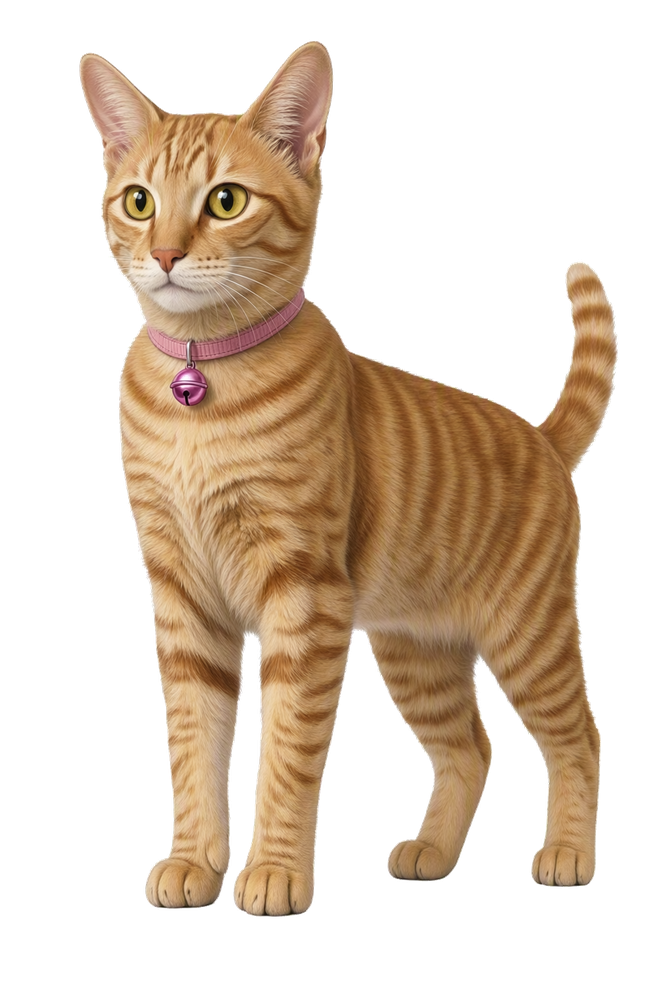
#> input picture art_sources/walk/ami_walk_base_rgba.png, 667 x 1000 px, shrunk from 1024 x 1536 before the run
$ python matte_base.py ../art_sources/walk/ami_walk_base_rgba.png
#> lines starting #> are read from the running program, lines starting #| are printed output that depends on the picture; after the words box and inside, x2 and y2 are one past the last pixel; in counts of white or black regions, pixels touching at a corner belong together
"""Cut a flat-background reference image into a soft-edged RGBA matte.

    python tools/matte_base.py ART.png WORK_DIR

Writes WORK_DIR/base_rgba.png and a magenta composite for visual checking.
"""
import argparse
import sys
from pathlib import Path

import numpy as np
from PIL import Image
from scipy import ndimage


def main():
    ap = argparse.ArgumentParser(description=__doc__)
    ap.add_argument("src", help="reference image with a flat background")
    ap.add_argument("out_dir", nargs="?", default=".", help="directory for base_rgba.png (default: .)")
    ap.add_argument("--threshold", type=int, default=18, help="colour distance that counts as foreground")
    ap.add_argument("--solid-interior", type=int, default=0,
                    help="erode silhouette by N px and force interior alpha=255 (prevents grey fur/muzzle bleed)")
    args = ap.parse_args()

    src = Path(args.src)
    out_dir = Path(args.out_dir)
    out_dir.mkdir(parents=True, exist_ok=True)

    im = Image.open(src).convert("RGB")
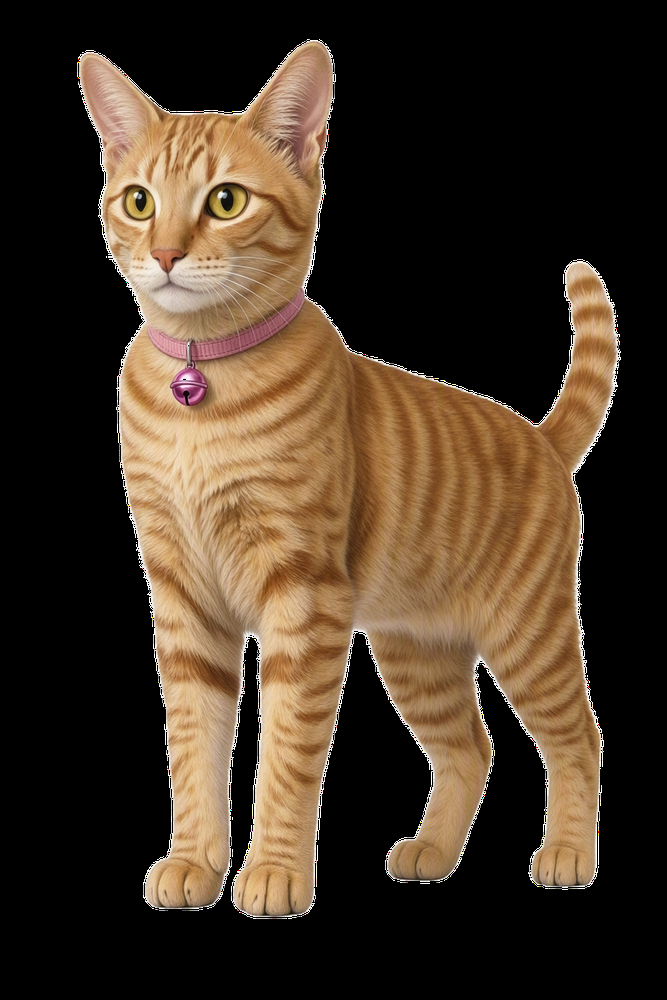
#> im: PIL image 667x1000 RGB; mean R, G, B 69.2, 53.8, 38.3
    a = np.asarray(im).astype(np.int32)
    h, w = a.shape[:2]
#> h = 1000; w = 667
    print("size", w, "x", h)
#| size 667 x 1000

    margin = min(20, h // 4, w // 4)
#> margin = 20
    corners = np.concatenate([a[:margin, :margin].reshape(-1, 3), a[:margin, -margin:].reshape(-1, 3),
                              a[-margin:, :margin].reshape(-1, 3), a[-margin:, -margin:].reshape(-1, 3)])
#> corners = 1600 rows, first 8: [0, 0, 0], [0, 0, 0], [0, 0, 0], [0, 0, 0], [0, 0, 0], [0, 0, 0], [0, 0, 0], [0, 0, 0]
    bg = np.median(corners, 0)
#> bg = [0, 0, 0]
    print("bg median", bg, "std", corners.std(0).round(2))
#| bg median [0. 0. 0.] std [0. 0. 0.]

    d = np.abs(a - bg).max(axis=2)
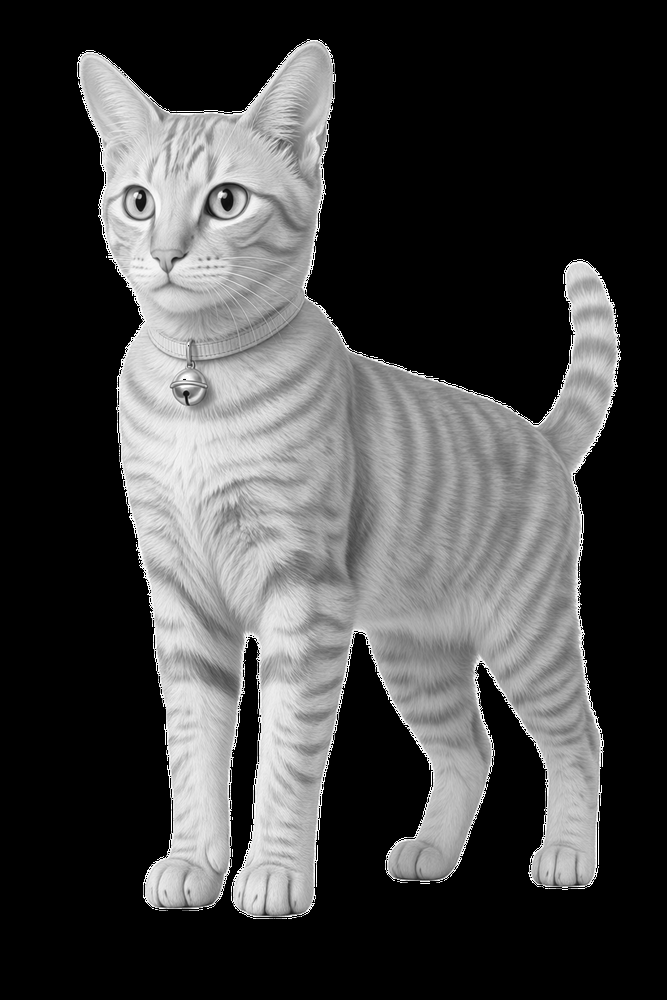
#> d: shape (1000, 667) float64; min 0, max 255, mean 69.2
    print("distance histogram (unique-ish):")
    for t in [4, 8, 12, 20, 30, 45]:
        print(f"  d>{t}: {(d > t).sum()}")
#> this loop made 6 passes
#|   d>4: 263322
#|   d>8: 263317
#|   d>12: 263309
#|   d>20: 263155
#|   d>30: 262957
#|   d>45: 262805

    fg_raw = d > args.threshold
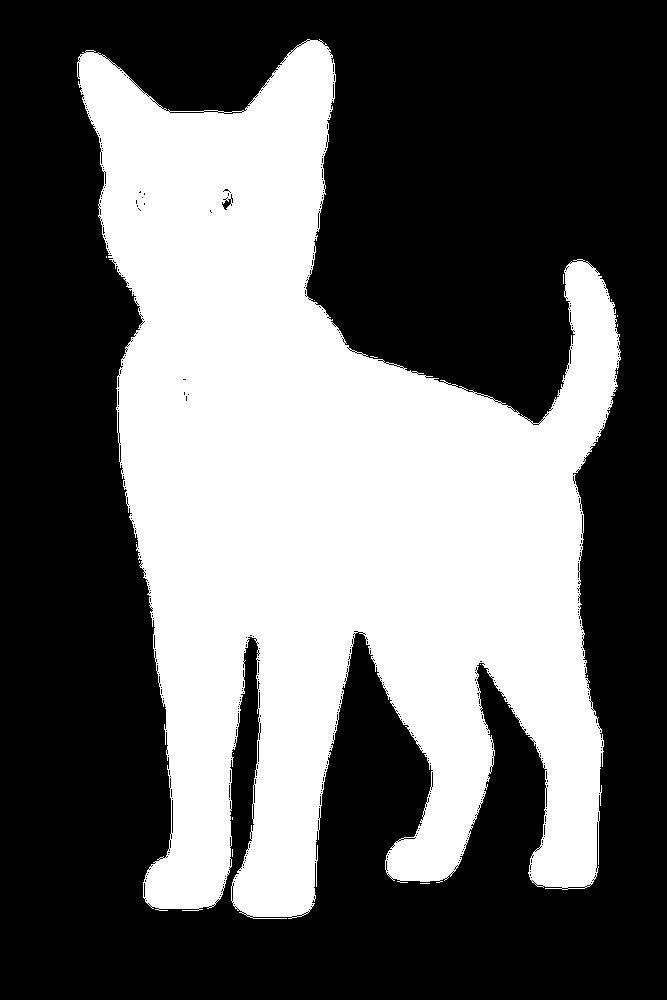
#> fg_raw: shape (1000, 667) bool; 39.5% white; 17 white regions (16 under 20 px), largest, box (x1, y1, x2, y2) and area: (77, 39, 621, 919) 263147
    fg_raw = ndimage.binary_closing(fg_raw, np.ones((5, 5), bool))
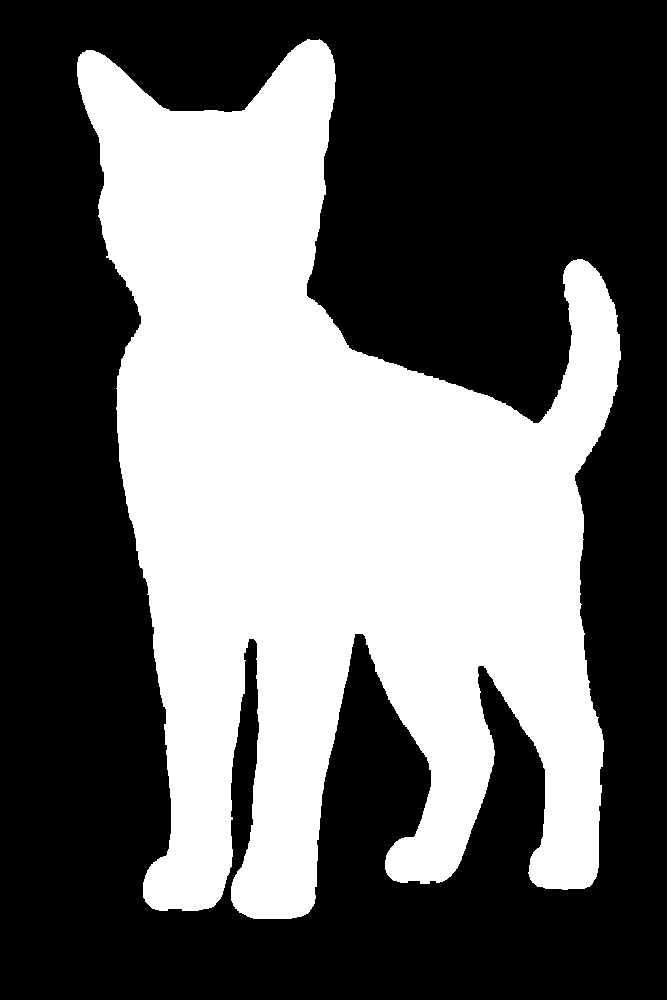
#> fg_raw: shape (1000, 667) bool; 40% white; 1 white region, box (x1, y1, x2, y2) and area: (77, 39, 621, 919) 266739
    fg_raw = ndimage.binary_fill_holes(fg_raw)
    lab, n = ndimage.label(fg_raw)
#> n = 1
    counts = np.bincount(lab.ravel())
#> counts = [400261, 266739]
    counts[0] = 0
    keep = np.argmax(counts)
#> keep = 1
    m = lab == keep
    print("components", n, "biggest", int(counts[keep]), "of image", w * h)
#| components 1 biggest 266739 of image 667000
    ys, xs = np.nonzero(m)
    print("bbox x%d-%d y%d-%d  (%dx%d)" % (xs.min(), xs.max(), ys.min(), ys.max(),
                                           xs.max() - xs.min() + 1, ys.max() - ys.min() + 1))
#| bbox x77-620 y39-918  (544x880)

    # soft alpha from the distance, so the silhouette edge is not stair-stepped
    soft_lo = args.threshold / 3
    alpha = np.clip((d - soft_lo) / (args.threshold - soft_lo), 0, 1) * m
    if args.solid_interior > 0:
        interior = ndimage.binary_erosion(m, iterations=args.solid_interior)
        alpha = np.where(interior, 1.0, alpha)
    out = np.dstack([a, (alpha * 255).round()]).astype(np.uint8)
    out[alpha < 0.02] = 0
#> out: shape (1000, 667, 4); mean R, G, B, A 69.2, 53.8, 38.3, 100.7
    Image.fromarray(out, "RGBA").save(out_dir / "base_rgba.png")

    al = out[..., 3:4] / 255.0
    comp = (out[..., :3] * al + np.array([255, 0, 255]) * (1 - al)).astype(np.uint8)
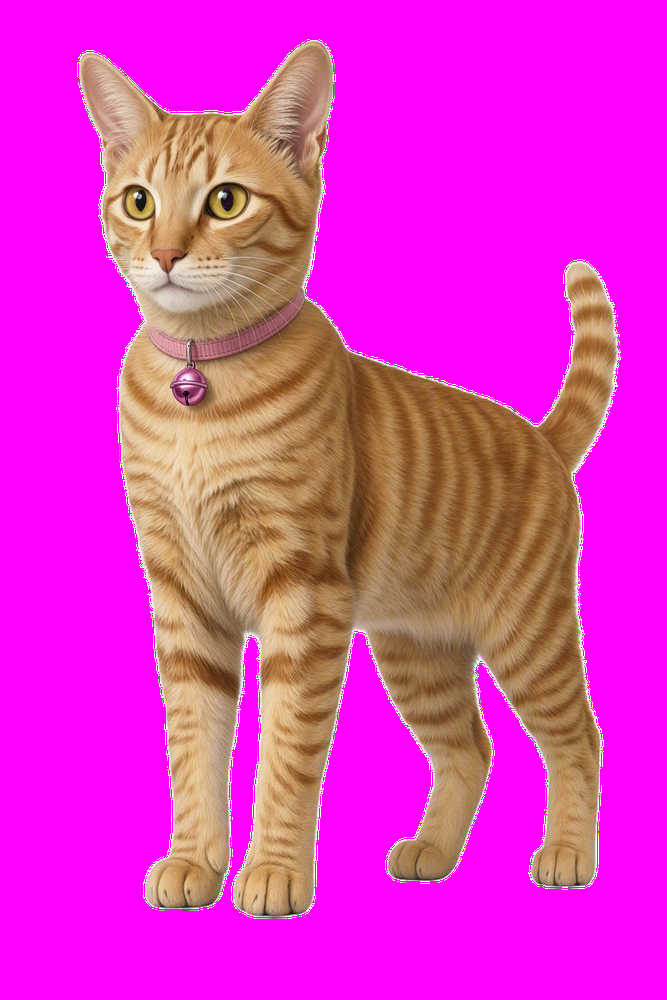
#> comp: shape (1000, 667, 3); mean R, G, B 223.5, 53.8, 192.6
    Image.fromarray(comp).save(out_dir / "base_check.png")
    print("saved", out_dir / "base_rgba.png")


if __name__ == "__main__":
    sys.stdout.reconfigure(encoding="utf-8", errors="replace")
    main()

$ run again, on art_sources/walk/cat_walk_base_rgba.png
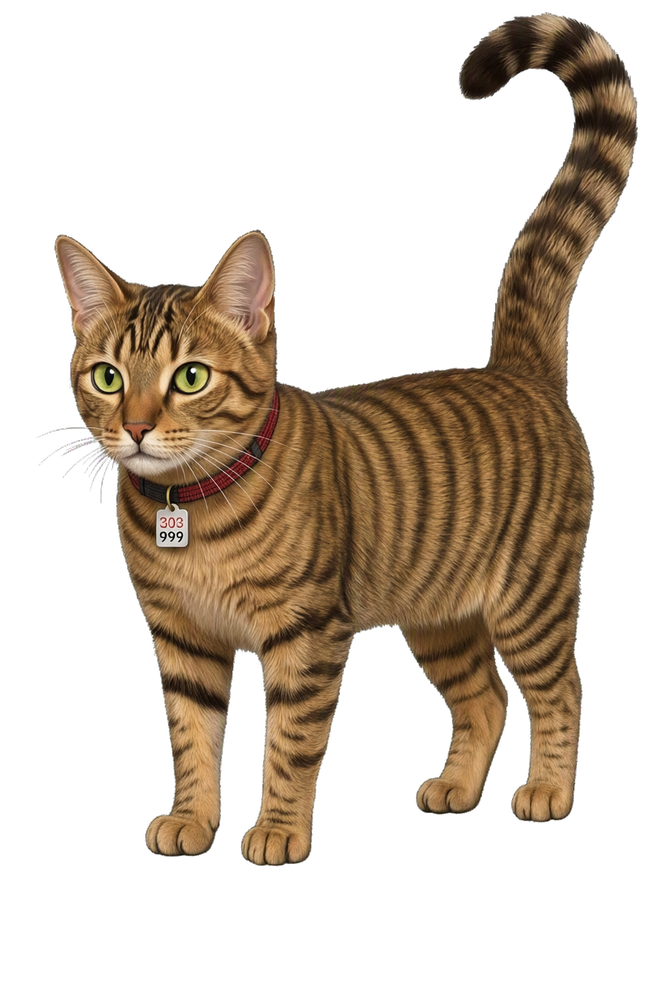
#> input picture art_sources/walk/cat_walk_base_rgba.png, 667 x 1000 px, shrunk from 1024 x 1536 before the run
#| size 667 x 1000
#> corners = 1600 rows, first 8: [0, 0, 0], [0, 0, 0], [0, 0, 0], [0, 0, 0], [0, 0, 0], [0, 0, 0], [0, 0, 0], [0, 0, 0]
#> bg = [0, 0, 0]
#| bg median [0. 0. 0.] std [0. 0. 0.]
#> the loop in main, `for t in [4, 8, 12, 20, 30, 45]:` made 6 passes
#|   d>4: 236070
#|   d>8: 236014
#|   d>12: 235957
#|   d>20: 235486
#|   d>30: 233160
#> (further printed lines are left out)
#> in main, `fg_raw = ndimage.binary_closing(fg_raw, np.ones((5, 5), bool))`:
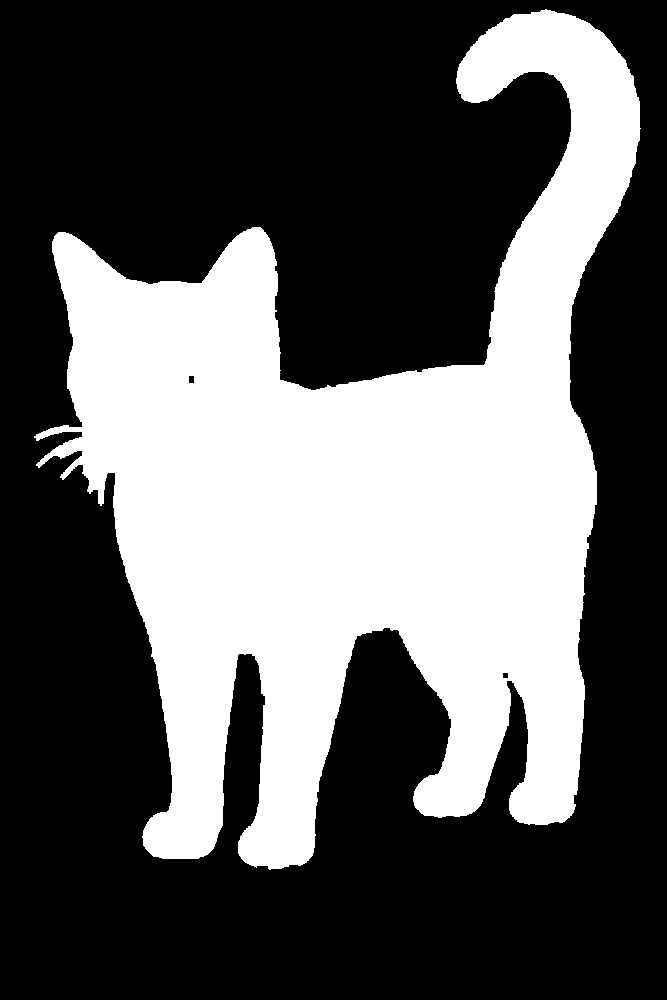
#> fg_raw: shape (1000, 667) bool; 36% white; 1 white region, box (x1, y1, x2, y2) and area: (34, 9, 641, 870) 240184
#> lab: shape (1000, 667) int32; values 0 (black) and 1 (white), 36% white; 1 white region, box (x1, y1, x2, y2) and area: (34, 9, 641, 870) 240244
#> n = 1
#> counts = [426756, 240244]
#> keep = 1
#| components 1 biggest 240244 of image 667000
#| bbox x34-640 y9-869  (607x861)
#> in main, `comp = (out[..., :3] * al + np.array([255, 0, 255]) * (1 - al)).astype..`:
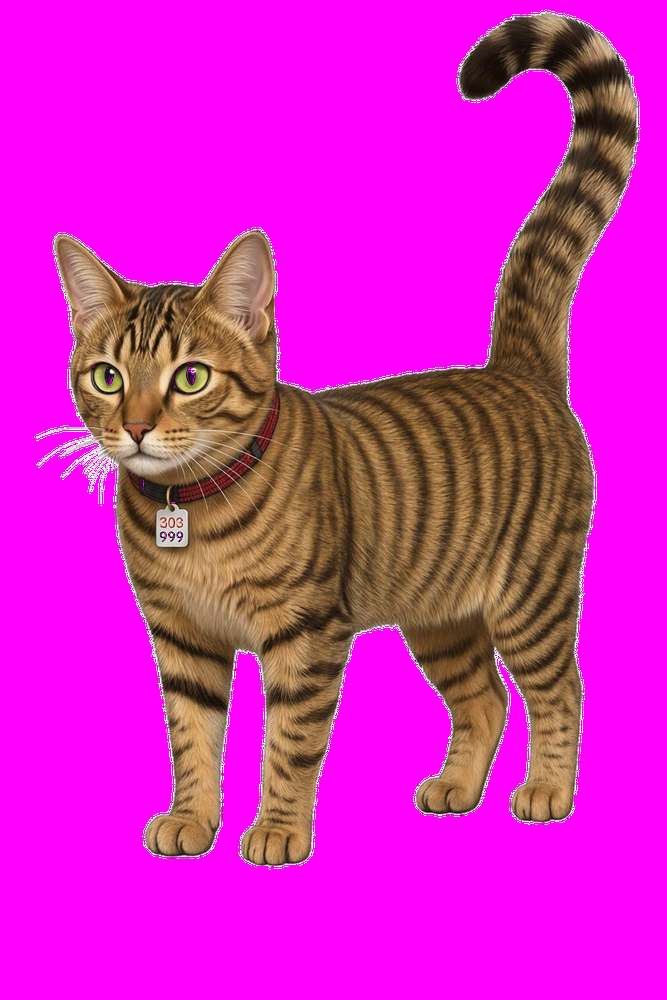
#> comp: shape (1000, 667, 3); mean R, G, B 211.8, 36.2, 189.5

$ run again, on art_sources/walk/kk_walk_base_rgba.png
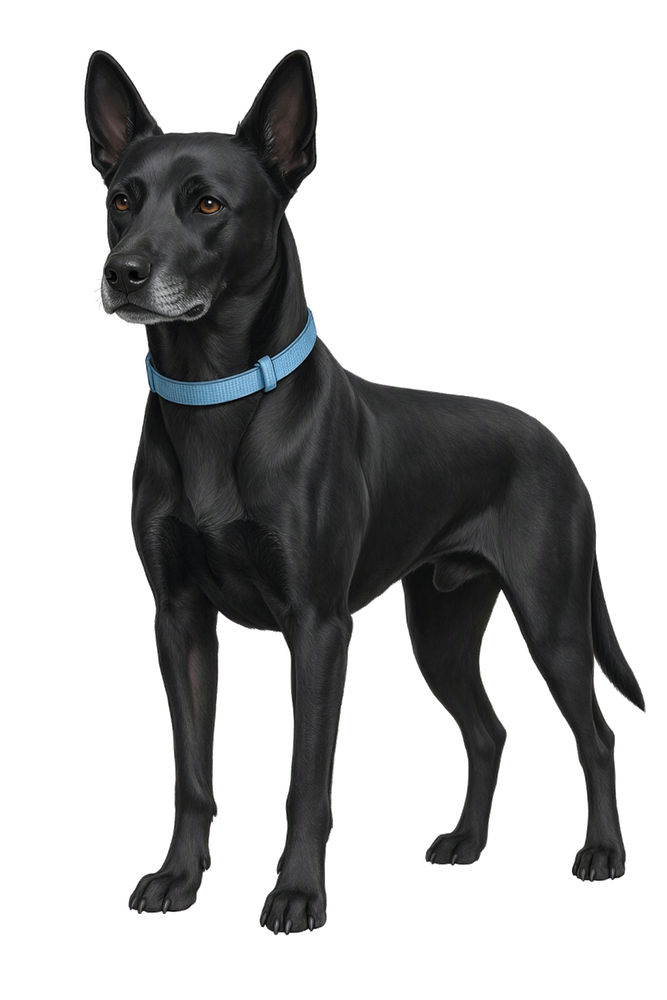
#> input picture art_sources/walk/kk_walk_base_rgba.png, 667 x 1000 px, shrunk from 1024 x 1536 before the run
#| size 667 x 1000
#> corners = 1600 rows, first 8: [0, 0, 0], [0, 0, 0], [0, 0, 0], [0, 0, 0], [0, 0, 0], [0, 0, 0], [0, 0, 0], [0, 0, 0]
#> bg = [0, 0, 0]
#| bg median [0. 0. 0.] std [0. 0. 0.]
#> the loop in main, `for t in [4, 8, 12, 20, 30, 45]:` made 6 passes
#|   d>4: 222346
#|   d>8: 222115
#|   d>12: 221741
#|   d>20: 207967
#|   d>30: 171566
#> (further printed lines are left out)
#> in main, `fg_raw = ndimage.binary_fill_holes(fg_raw)`:
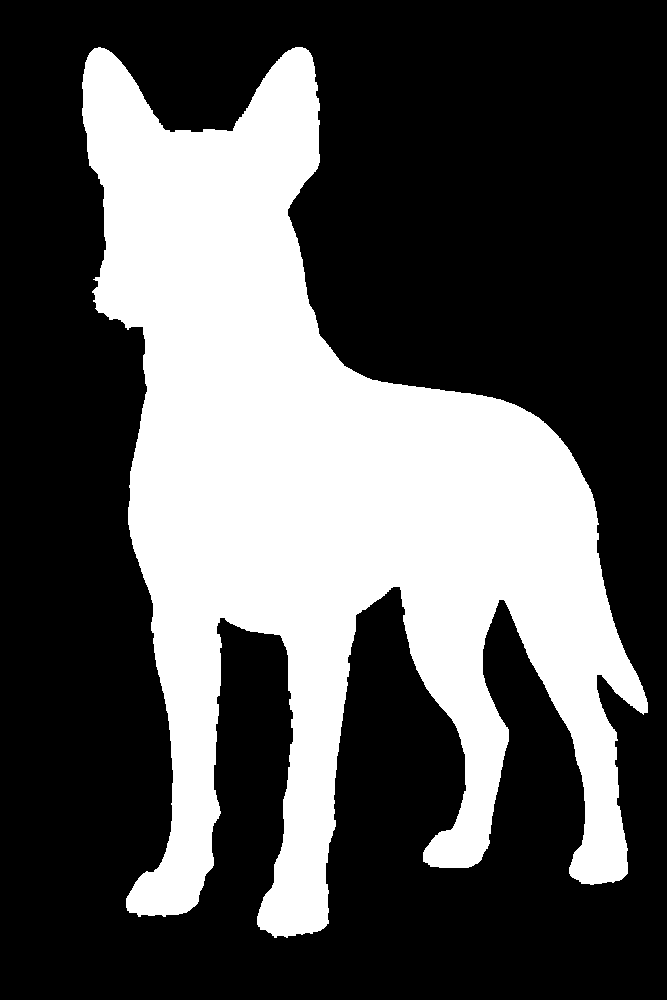
#> fg_raw: shape (1000, 667) bool; 33.9% white; 1 white region, box (x1, y1, x2, y2) and area: (82, 47, 648, 938) 226131
#> n = 1
#> counts = [440869, 226131]
#> keep = 1
#| components 1 biggest 226131 of image 667000
#| bbox x82-647 y47-937  (566x891)
#> in main, `comp = (out[..., :3] * al + np.array([255, 0, 255]) * (1 - al)).astype..`:
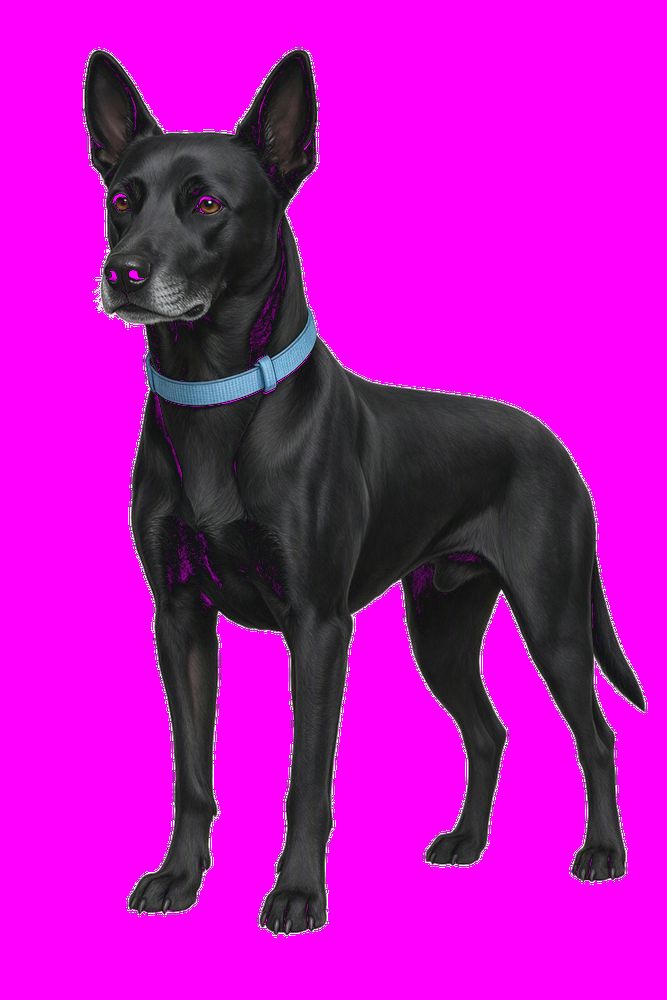
#> comp: shape (1000, 667, 3); mean R, G, B 187.5, 17.3, 188.2
